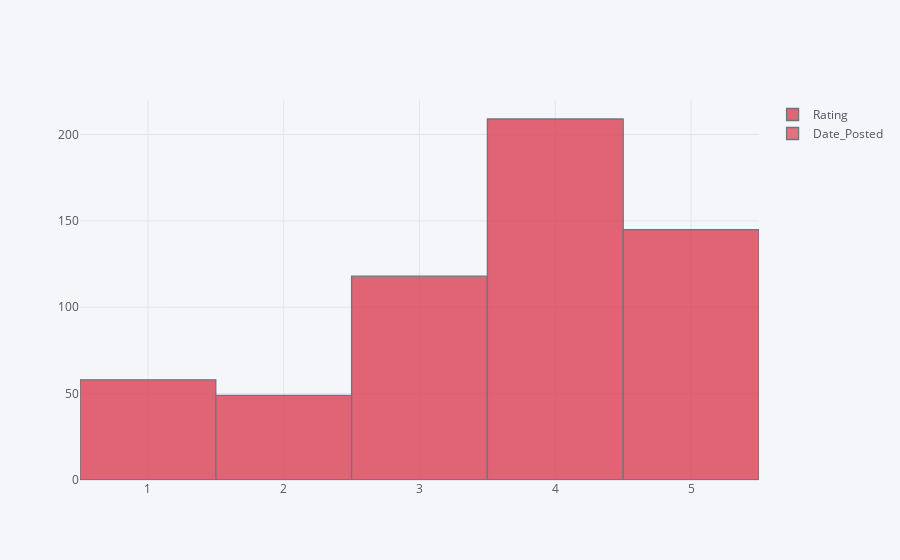

This figure's notebook cell:
### Code cell
df[['Rating', 'Date_Posted']].iplot(kind='hist', color='red')

### Figure 1 — Plotly figure (JSON) as saved in the notebook; plotly's stock layout.template omitted (floating-point values rounded to 4 significant figures; data arrays with more than 128 entries replaced by an {"elided": "..."} marker saying what was removed)
{"data": [{"histfunc": "count", "histnorm": "", "marker": {"color": "rgba(219, 64, 82, 1.0)", "line": {"color": "#4D5663", "width": 1.3}}, "name": "Rating", "opacity": 0.8, "orientation": "v", "type": "histogram", "x": {"elided": "579 int values"}}, {"histfunc": "count", "histnorm": "", "marker": {"color": "rgba(219, 64, 82, 0.8999999999999999)", "line": {"color": "#4D5663", "width": 1.3}}, "name": "Date_Posted", "opacity": 0.8, "orientation": "v", "type": "histogram", "x": {"elided": "579 str values"}}], "layout": {"barmode": "overlay", "legend": {"bgcolor": "#F5F6F9", "font": {"color": "#4D5663"}}, "paper_bgcolor": "#F5F6F9", "plot_bgcolor": "#F5F6F9", "title": {"font": {"color": "#4D5663"}}, "xaxis": {"gridcolor": "#E1E5ED", "showgrid": true, "tickfont": {"color": "#4D5663"}, "title": {"font": {"color": "#4D5663"}, "text": ""}, "zerolinecolor": "#E1E5ED"}, "yaxis": {"gridcolor": "#E1E5ED", "showgrid": true, "tickfont": {"color": "#4D5663"}, "title": {"font": {"color": "#4D5663"}, "text": ""}, "zerolinecolor": "#E1E5ED"}}}
